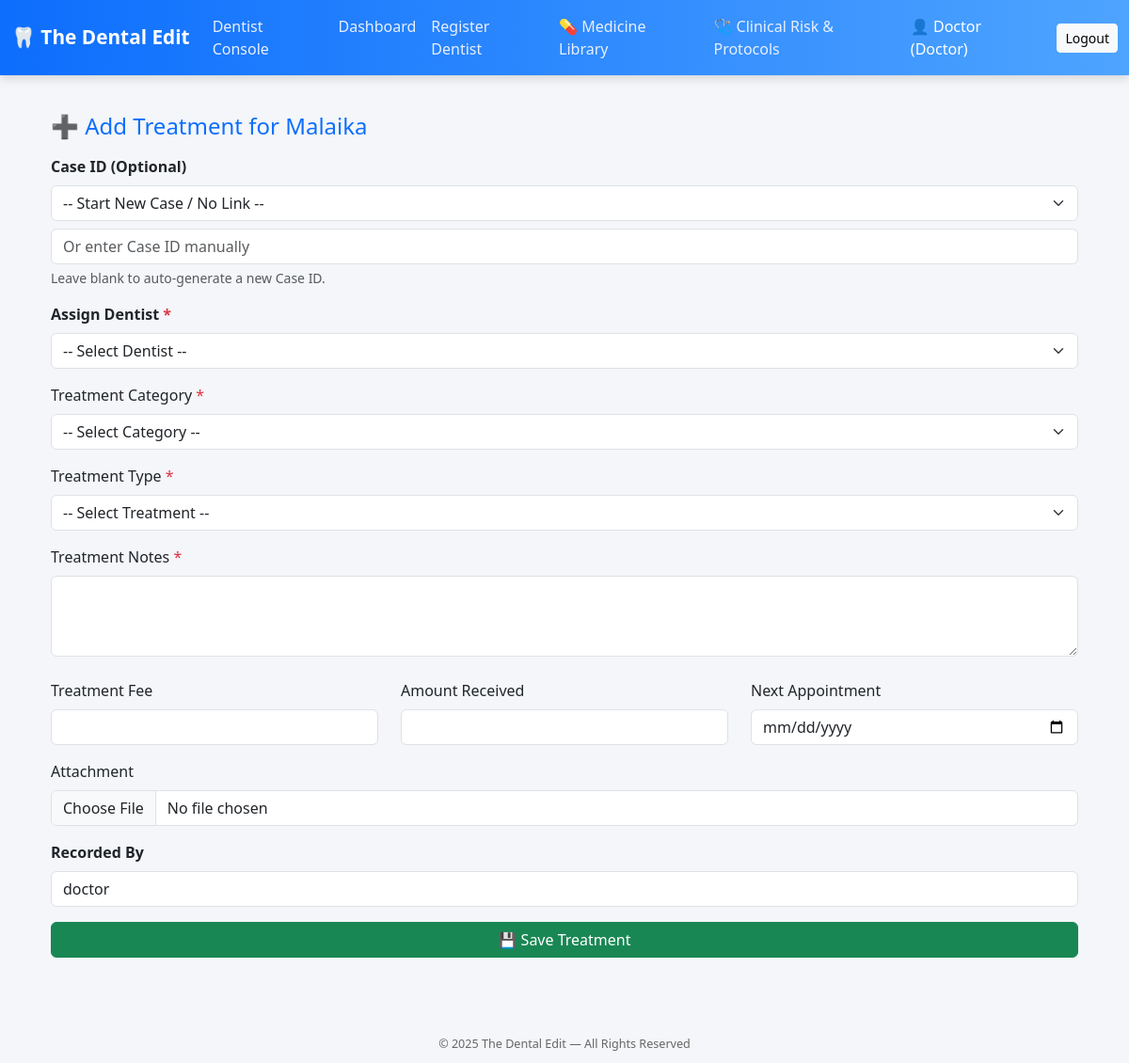
The page /add_treatment/2?visit_id=2 (signed in) on the database its author committed.
### Dentaleditapp.py (models this page shows, shortened)
class Patient(db.Model):
    __tablename__ = 'patients'
    id = db.Column(db.Integer, primary_key=True)
    file_no = db.Column(db.String(50), unique=True)
    full_name = db.Column(db.String(150))
    father_or_spouse_name = db.Column(db.String(150))
    gender = db.Column(db.String(20))
    dob_or_age = db.Column(db.String(50))
    marital_status = db.Column(db.String(50))
    occupation = db.Column(db.String(100))
    contact = db.Column(db.String(50))
    email = db.Column(db.String(100))
    cnic = db.Column(db.String(20))
    address = db.Column(db.Text)
    date = db.Column(db.String(20), default=date.today().strftime("%Y-%m-%d"))
    created_by = db.Column(db.String(100))
    heart_disease = db.Column(db.String(10))
    blood_pressure = db.Column(db.String(10))
    diabetes = db.Column(db.String(10))
    asthma = db.Column(db.String(10))
    tuberculosis = db.Column(db.String(10))
    hepatitis = db.Column(db.String(10))
    bleeding_disorder = db.Column(db.String(10))
    epilepsy = db.Column(db.String(10))
    thyroid_disorder = db.Column(db.String(10))
    kidney_disease = db.Column(db.String(10))
    stomach_ulcers = db.Column(db.String(10))
    psychiatric_disorder = db.Column(db.String(10))
    medications = db.Column(db.Text)
    allergies = db.Column(db.Text)
    other_health = db.Column(db.Text)
    pregnant = db.Column(db.String(10))
    breastfeeding = db.Column(db.String(10))
    pregnancy_weeks = db.Column(db.String(20))
    surgery_history = db.Column(db.Text)
    last_dental_visit = db.Column(db.String(50))
    last_dental_reason = db.Column(db.String(50))
    treat_fillings = db.Column(db.String(10))
    treat_rct = db.Column(db.String(10))
    treat_crowns = db.Column(db.String(10))
    treat_extractions = db.Column(db.String(10))
    treat_scaling = db.Column(db.String(10))
    treat_denture = db.Column(db.String(10))
    treat_braces = db.Column(db.String(10))
    treat_implant = db.Column(db.String(10))
    treat_other = db.Column(db.String(100))
    bad_experience = db.Column(db.String(10))
    bad_experience_details = db.Column(db.Text)
    gum_bleeding = db.Column(db.String(10))
    gum_loose = db.Column(db.String(10))
    gum_badbreath = db.Column(db.String(10))
    gum_none = db.Column(db.String(10))
    sensitive_teeth = db.Column(db.String(10))
    frequent_cavities = db.Column(db.String(10))
    caries_none = db.Column(db.String(10))
    fractured_tooth = db.Column(db.String(10))
    jaw_accident = db.Column(db.String(10))
    trauma_none = db.Column(db.String(10))
    prosthesis_crown = db.Column(db.String(10))
    prosthesis_denture = db.Column(db.String(10))
    prosthesis_implant = db.Column(db.String(10))
    prosthesis_braces = db.Column(db.String(10))
    prosthesis_none = db.Column(db.String(10))
    uses_tobacco = db.Column(db.String(10))
    uses_naswar = db.Column(db.String(10))
    uses_paan = db.Column(db.String(10))
    uses_smoke = db.Column(db.String(10))
    smoking_frequency = db.Column(db.String(100))
    tmj_issue = db.Column(db.Text)
    tmj_notes = db.Column(db.Text)
    oral_hygiene = db.Column(db.Text)
    caries_risk = db.Column(db.Text)
    soft_tissue_notes = db.Column(db.Text)
    dental_notes = db.Column(db.Text)
    cases = db.relationship('Case', backref='patient', cascade="all, delete-orphan", lazy='joined')
    treatments = db.relationship('Treatment', backref='patient', cascade="all, delete-orphan", lazy='joined')
    visits = db.relationship('Visit', backref='patient', cascade="all, delete-orphan", lazy=True)

### Dentaleditapp.py (the view, shortened to what this page needs)
@app.route("/add_treatment/<int:patient_id>", methods=["GET", "POST"])
def add_treatment(patient_id):
    if not require_role(["doctor", "assistant"]):
        return redirect(url_for("login"))
    patient = Patient.query.get_or_404(patient_id)
    dentists = Dentist.query.all()
    cases = Case.query.filter_by(patient_id=patient.id).order_by(Case.id.desc()).all()
    raw_post_visit = request.form.get("visit_id", "")
    raw_query_visit = request.args.get("visit_id", "")
    visit_id = raw_post_visit if raw_post_visit.isdigit() else raw_query_visit if raw_query_visit.isdigit() else None
    visit = db.session.get(Visit, int(visit_id)) if visit_id else None
    if not visit or visit.patient_id != patient.id:
        flash("Please select a valid visit first.", "danger")
        return redirect(url_for("view_patient", patient_id=patient.id) + "#visits")
    prev_paid = sum(p.amount_paid or 0 for p in Payment.query.filter_by(patient_id=patient.id))
    prev_fee = sum(t.amount or 0 for t in Treatment.query.filter_by(patient_id=patient.id))
    balance = prev_fee - prev_paid
    return render_template("add_treatment.html", patient=patient, dentists=dentists, cases=cases, visit=visit, previous_balance=balance)

### Dentaleditapp.py (called while the page is built)
def require_role(roles):
    return session.get("role") in roles

### templates/add_treatment.html (shortened to what this page needs)
{% extends "layout.html" %}
{% block content %}
<div class="container py-4">
  <h4 class="text-primary mb-3">➕ Add Treatment for {{ patient.full_name }}</h4>
  <form method="POST" enctype="multipart/form-data" id="treatmentForm" novalidate>
    <div class="mb-3 mt-3">
      <label class="form-label fw-bold">Case ID (Optional)</label>
      <select name="case_id_select" id="case_id_select" class="form-select mb-2">
        <option value="">-- Start New Case / No Link --</option>
      </select>
      <input type="text" name="case_id_manual" id="case_id_manual" class="form-control"
             placeholder="Or enter Case ID manually">
      <div class="form-text small text-muted">
        Leave blank to auto-generate a new Case ID.
      </div>
    </div>
    <div class="mb-3">
      <label class="form-label fw-bold">Assign Dentist <span class="text-danger">*</span></label>
      <select name="dentist_id" class="form-select" id="dentist_id" required>
        <option value="">-- Select Dentist --</option>
      </select>
    </div>
    <div class="mb-3">
      <label class="form-label">Treatment Category <span class="text-danger">*</span></label>
      <select class="form-select" id="treatment_category" name="treatment_category" required>
        <option value="">-- Select Category --</option>
      </select>
    </div>
    <div class="mb-3">
      <label class="form-label">Treatment Type <span class="text-danger">*</span></label>
      <select class="form-select" id="treatment_type" name="treatment_type" required>
        <option value="">-- Select Treatment --</option>
      </select>
    </div>
    <div class="mb-3">
      <label class="form-label">Treatment Notes <span class="text-danger">*</span></label>
      <textarea class="form-control" name="treatment" id="notes_field" rows="3" required></textarea>
    </div>
    <div class="row mt-4">
      <div class="col-md-4">
        <label class="form-label">Treatment Fee</label>
        <input type="number" step="0.01" class="form-control" name="treatment_fee">
      </div>
      <div class="col-md-4">
        <label class="form-label">Amount Received</label>
        <input type="number" step="0.01" class="form-control" name="amount_received">
      </div>
      <div class="col-md-4">
        <label class="form-label">Next Appointment</label>
        <input type="date" class="form-control" name="next_appointment" id="t_next_appointment">
      </div>
    </div>
    <div class="mb-3 mt-3">
      <label class="form-label">Attachment</label>
      <input type="file" class="form-control" name="attachment" accept=".png,.jpg,.jpeg,.pdf">
    </div>
    <div class="mb-3">
      <label class="form-label fw-bold">Recorded By</label>
      <input type="text" class="form-control" name="doctor" value="{{ session.get('username') }}" readonly>
    </div>
    <button type="submit" class="btn btn-success w-100">💾 Save Treatment</button>
  </form>
</div>
{% endblock %}

### templates/layout.html (shortened to what this page needs)
<!DOCTYPE html>
<html lang="en">
<head>
  <link href="https://cdn.jsdelivr.net/npm/bootstrap@5.3.0/dist/css/bootstrap.min.css" rel="stylesheet">
</head>
<body>
<nav class="navbar navbar-expand-lg navbar-dark">
  <div class="container-fluid">
    <a class="navbar-brand" href="{% if session.get('role') in ['doctor','assistant'] %}
                                  {{ url_for('dashboard_main') }}
                                  {% elif session.get('role') == 'patient' %}
                                  {{ url_for('dashboard_patient') }}
                                  {% else %}
                                  {{ url_for('login') }}
                                  {% endif %}">
      🦷 The Dental Edit
    </a>
    <div class="collapse navbar-collapse" id="navbarNav">
      <ul class="navbar-nav me-auto mb-2 mb-lg-0">
        {% if session.get('role') == 'doctor' %}
        <li class="nav-item">
          <a class="nav-link" href="{{ url_for('doctor_dashboard') }}">Dentist Console</a>
        </li>
        {% endif %}
        {% if session.get('role') in ['doctor','assistant'] %}
        <li class="nav-item">
          <a class="nav-link" href="{{ url_for('dashboard_main') }}">Dashboard</a>
        </li>
        <li class="nav-item">
          <a class="nav-link" href="{{ url_for('register_dentist') }}">Register Dentist</a>
        </li>
        <li class="nav-item">
          <a class="nav-link" href="{{ url_for('medicine_master') }}">💊 Medicine Library</a>
        </li>
        <li class="nav-item">
          <a class="nav-link" href="{{ url_for('medical_risk_dashboard') }}">🩺 Clinical Risk & Protocols</a>
        </li>
        {% endif %}
      </ul>
      <div class="d-flex align-items-center">
        {% if session.get('username') %}
          <span class="navbar-text text-white me-3">
            👤 {{ session['username'] | capitalize }} ({{ session['role'] | capitalize }})
          </span>
          <a class="btn btn-light btn-sm" href="{{ url_for('logout') }}">Logout</a>
        {% else %}
          <a class="btn btn-light btn-sm" href="{{ url_for('login') }}">Login</a>
        {% endif %}
      </div>
    </div>
  </div>
</nav>
<div class="container py-3">
  {% block content %}{% endblock %}
</div>
<footer>
  <small>© {{ now().year if now else '2025' }} The Dental Edit — All Rights Reserved</small>
</footer>
</body>
</html>

### templates/layout.html (style rules this page uses)
body { background: #f4f6f9; font-family: "Segoe UI", system-ui, -apple-system, "Helvetica Neue", Arial; }
nav.navbar { background: linear-gradient(90deg, #0d6efd, #4ea4ff); box-shadow: 0 3px 10px rgba(0,0,0,0.15); }
.navbar-brand { font-weight: 700; font-size: 1.3rem; color: #fff !important; }
.nav-link { color: #e9efff !important; font-weight: 500; padding-left: 15px; padding-right: 15px; }
footer { text-align: center; padding: 10px; margin-top: 30px; color: #666; font-size: 0.9rem; }

### rows shown on the page
Patient: username "Doctor", role "Doctor", full_name "Malaika"
